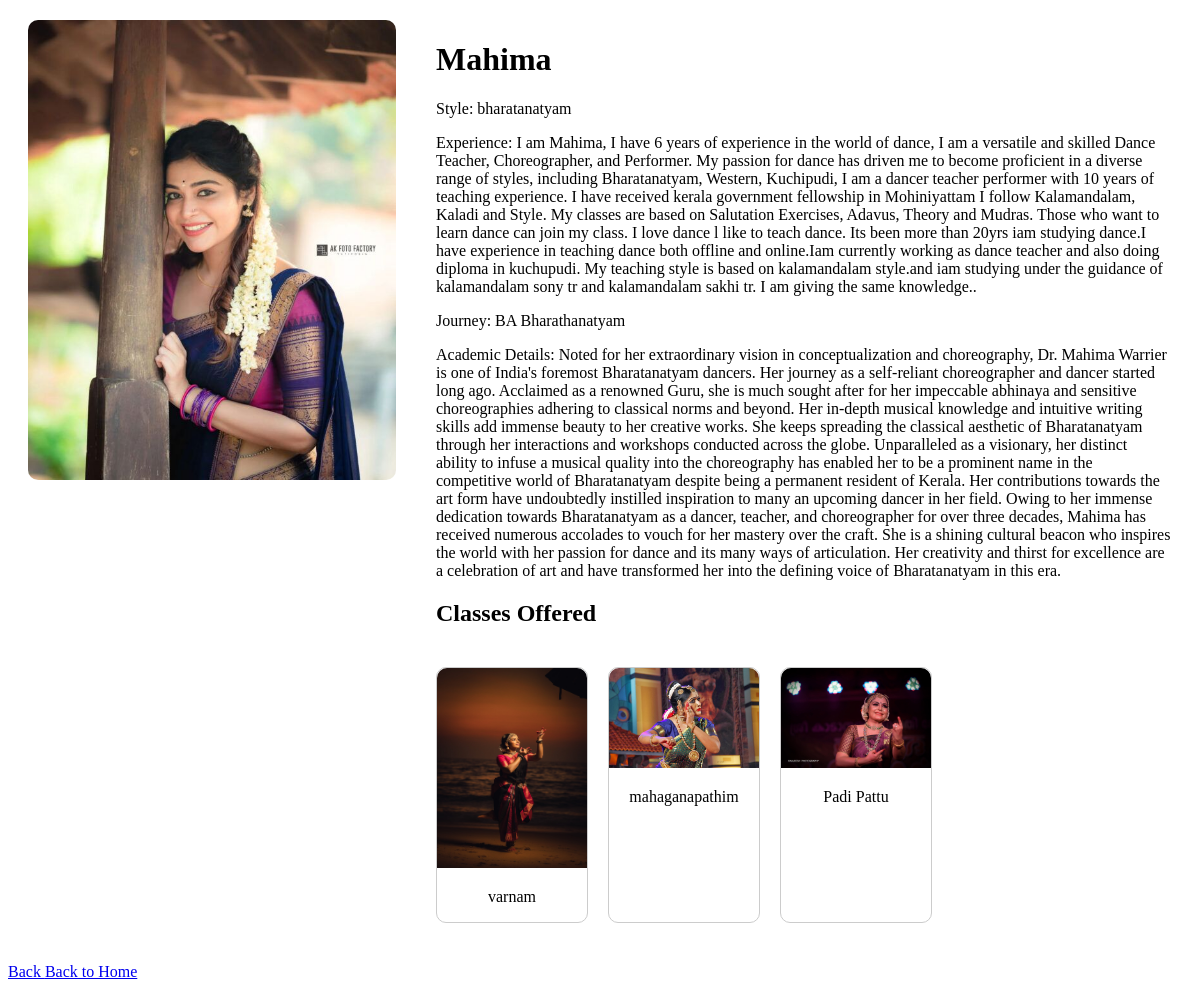
Page /guru/7/ on the committed database.
### dhruvam/models.py (models this page shows, shortened)
class Register(AbstractUser):
    SPECIALIZATIONS = [
        ('Choose your specialization', 'Choose your specialization'),
        ('BA Bharathanatyam','BA Bharathanatyam'),
        ('BA Mohiniyattam','BA Mohiniyattam'),
        ('BA Kuchipudi','BA Kuchipudi'),
        ('BA Kathak','BA Kathak'),
        ('BA Odissi','BA Odissi'),
        ('MA Bharathanatyam','MA Bharathanatyam'),
        ('MA Mohiniyattam','MA Mohiniyattam'),
        ('MA Kuchipudi','MA Kuchipudi'),
        ('MA Kathak','MA Kathak'),
        ('MA Odissi','MA Odissi')
    ]
    usertype = models.IntegerField(default=1)
    is_approved = models.BooleanField(default=False)
    phone = models.CharField(max_length=10)
    image = models.ImageField(upload_to='guru_images/')
    experience = models.TextField()
    dance_style = models.CharField(max_length=100)
    dance_specialization = models.CharField(max_length=100, choices=SPECIALIZATIONS, default='Choose your specialization',)
    profile_information = models.TextField()

class DanceClass(models.Model):
    DANCE_STYLES = [
        ('bharatanatyam', 'Bharatanatyam'),
        ('mohiniyattam', 'Mohiniyattam'),
        ('kuchipudi', 'Kuchipudi'),
        ('kathak', 'Kathak'),
        ('odissi', 'Odissi'),
    ]
    title = models.CharField(max_length=200)
    video_title = models.TextField(max_length=1000)
    video_link = models.URLField()
    dance_style = models.CharField(max_length=50, choices=DANCE_STYLES)
    description = models.TextField()
    image = models.ImageField(upload_to='dance_class_images/', default='')
    guru = models.ForeignKey(Register, on_delete=models.CASCADE, default='')

### dhruvam/views.py (the view)
# urls.py: path('guru/<int:pk>/', GuruDetailView.as_view(), name='guru_detail'),
class GuruDetailView(DetailView):
    model = Register
    template_name = 'guru_details.html'
    context_object_name = 'guru'
    def get_context_data(self, **kwargs):
        context = super().get_context_data(**kwargs)
        approved_gurus = Register.objects.filter(is_approved=True, usertype=2)
        context['approved_gurus'] = approved_gurus
        guru = self.get_object()
        classes = DanceClass.objects.filter(dance_style=guru.dance_style)
        context['classes'] = classes
        return context

### dhruvam/templates/guru_details.html (shortened to what this page needs)
<!DOCTYPE html>
<html lang="en">
<head>
</head>
<body>
    <div class="guru-container">
        <div class="guru-image">
            <img src="{{ guru.image.url }}" alt="{{ guru.username }}">
        </div>
        <div class="guru-details">
            <h1>{{ guru.username|capfirst }}</h1>
            <p>Style: {{ guru.dance_style }}</p>
            <p>Experience: {{ guru.experience }}</p>
            <p>Journey: {{ guru.dance_specialization }}</p>
            <p>Academic Details: {{ guru.profile_information }}</p>
            <div class="classes-list">
                <h2>Classes Offered</h2>
                <div class="carousel">
                    {% for class in classes %}
                        <div class="class-card" onclick="redirectToVideo('{{ class.video_link }}')">
                            <img src="{{ class.image.url }}" alt="{{ class.title }}">
                            <p>{{ class.title }}</p>
                        </div>
                    {% empty %}
                        <p>No classes available for this guru.</p>
                    {% endfor %}
                </div>
            </div>
        </div>
    </div>
    <a href="javascript:history.back()">
         Back
    </a>
    <a href="{% url 'index' %}">Back to Home</a>
</body>
</html>

### dhruvam/templates/guru_details.html (style rules this page uses)
.guru-container { display: flex; flex-direction: row; margin: 20px; }
.guru-image { flex: 1; padding-right: 20px; }
.guru-image img { max-width: 100%; border-radius: 10px; }
.guru-details { flex: 2; padding-left: 20px; }
.carousel { display: flex; overflow-x: auto; padding: 20px 0; scroll-snap-type: x mandatory; gap: 20px; }
.class-card { width: 100%; max-width: 150px; border: 1px solid #ccc; border-radius: 10px; text-align: center; scroll-snap-align: start; cursor: pointer; transition: transform 0.2s; }
.class-card img { width: 100%; max-width: 200px; height: auto; max-height: 200px; border-radius: 10px 10px 0 0; }
.classes-list { margin-top: 20px; }

### rows in the picture
Register: image (picture), username "Mahima", dance_style "bharatanatyam", experience "I am Mahima, I have 6 years of experience in the world of dance, I am a versatile and skilled Dance Teacher, Choreographer, and Performer. My passion for dance has driven me to become proficient in a diverse range of styles, including Bharatanatyam, Western, Kuchipudi, I am a dancer teacher performer with 10 years of teaching experience. I have received kerala government fellowship in Mohiniyattam I follow Kalamandalam, Kaladi and Style. My classes are based on Salutation Exercises, Adavus, Theory and Mudras. Those who want to learn dance can join my class. I love dance l like to teach dance. Its been more than 20yrs iam studying dance.I have experience in teaching dance both offline and…", dance_specialization "BA Bharathanatyam", profile_information "Noted for her extraordinary vision in conceptualization and choreography, Dr. Mahima Warrier is one of India's foremost Bharatanatyam dancers. Her journey as a self-reliant choreographer and dancer started long ago. Acclaimed as a renowned Guru, she is much sought after for her impeccable abhinaya and sensitive choreographies adhering to classical norms and beyond. Her in-depth musical knowledge and intuitive writing skills add immense beauty to her creative works. She keeps spreading the classical aesthetic of Bharatanatyam through her interactions and workshops conducted across the globe. Unparalleled as a visionary, her distinct ability to infuse a musical quality into the choreography…"
DanceClass: image (picture), title "varnam"
DanceClass: image (picture), title "mahaganapathim"
DanceClass: image (picture), title "Padi Pattu"
